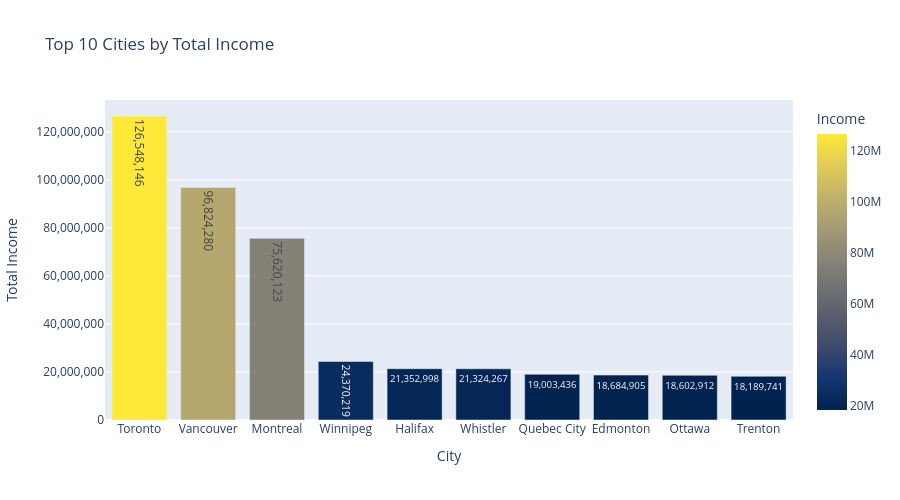

This figure's notebook cell:
### Markdown cell above
#### City and Income (sum) Distribution

### Code cell
# --- 1) Prepare data
df = customers.copy()
df["Income"] = pd.to_numeric(df["Income"], errors="coerce")
df = df.dropna(subset=["Income", "City"])

# --- 2) Total income per city
city_sum = (
    df.groupby("City", as_index=False)["Income"]
      .sum()
      .sort_values("Income", ascending=False)
      .head(10)
)

# --- 3) Plot
fig = px.bar(
    city_sum,
    x="City",
    y="Income",
    title="Top 10 Cities by Total Income",
    text_auto=".0f",
    color="Income",
    color_continuous_scale="Cividis"
)

# Format with thousand separators
fig.update_traces(texttemplate="%{y:,.0f}")
fig.update_layout(
    xaxis_title="City",
    yaxis_title="Total Income",
    yaxis_tickformat=",",
    height=500
)

fig.show()

### Figure 1 — Plotly figure (JSON) as saved in the notebook; plotly's stock layout.template omitted (floating-point values rounded to 4 significant figures)
{"data": [{"alignmentgroup": "True", "hovertemplate": "City=%{x}<br>Income=%{marker.color}<extra></extra>", "legendgroup": "", "marker": {"color": [126548146, 96824280, 75620123, 24370219, 21352998, 21324267, 19003436, 18684905, 18602912, 18189741], "coloraxis": "coloraxis", "pattern": {"shape": ""}}, "name": "", "offsetgroup": "", "orientation": "v", "showlegend": false, "textposition": "auto", "texttemplate": "%{y:,.0f}", "type": "bar", "x": ["Toronto", "Vancouver", "Montreal", "Winnipeg", "Halifax", "Whistler", "Quebec City", "Edmonton", "Ottawa", "Trenton"], "xaxis": "x", "y": [126548146, 96824280, 75620123, 24370219, 21352998, 21324267, 19003436, 18684905, 18602912, 18189741], "yaxis": "y"}], "layout": {"barmode": "relative", "coloraxis": {"colorbar": {"title": {"text": "Income"}}, "colorscale": [[0, "#00224e"], [0.1111, "#123570"], [0.2222, "#3b496c"], [0.3333, "#575d6d"], [0.4444, "#707173"], [0.5556, "#8a8678"], [0.6667, "#a59c74"], [0.7778, "#c3b369"], [0.8889, "#e1cc55"], [1, "#fee838"]]}, "height": 500, "legend": {"tracegroupgap": 0}, "title": {"text": "Top 10 Cities by Total Income"}, "xaxis": {"anchor": "y", "domain": [0, 1], "title": {"text": "City"}}, "yaxis": {"anchor": "x", "domain": [0, 1], "tickformat": ",", "title": {"text": "Total Income"}}}}
